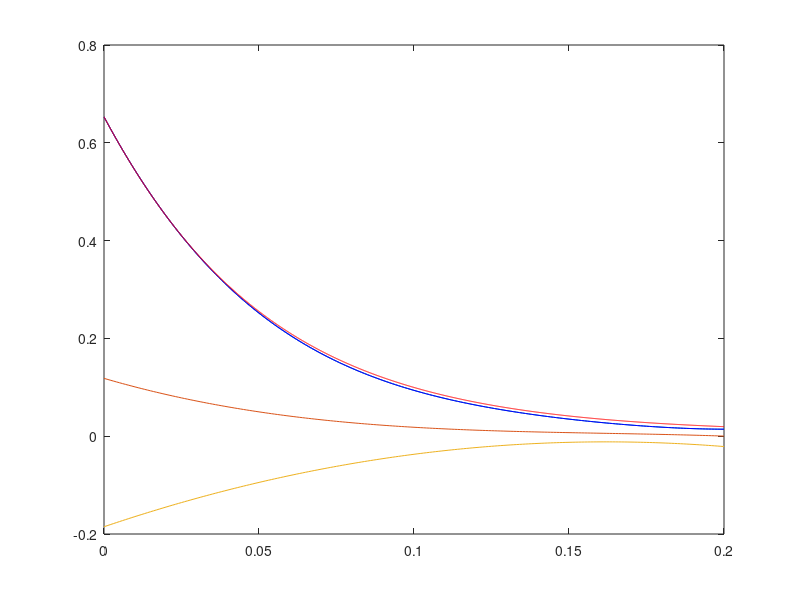

Source code (MATLAB):
clearvars;
degToRad = 2 * pi / 360;
a = 3.16e04 * degToRad;
b = -2.047e04 * degToRad;
c = 5304 * degToRad;
d = -677.8 * degToRad;
e = 37.42 * degToRad;
  
% kp = -1.197216857283312e03;
% kd = -0.078399989905992e03;
% ks = 0.752916589319886e03;

ratio = 1;
ks = -0.008242871639897e03 * ratio;
kd = -0.084492985125687e03 * ratio;
kp = 1.276354765284573e03 * ratio;

endTime = 0.2;

times = 0 : 0.001 : endTime;
count = size(times, 2);
for i = 1 : count
    t = times(i);
    x(i) = a * t^4 + b * t^3 + c * t^2 + d * t + e;
    xdot(i) = -(4 * a * t^3 + 3 * b * t^2 + 2 * c * t + d);
    xddot(i) = -(12 * a * t^2 + 6 * b * t + 2 * c);
    xtrdot(i) = -(24 * a * t + 6 * b);
end
plot(times, x, times, xdot / 100, times, xddot / 1000);
% plot(x, xddot);
A = zeros([count, 3]);
rhs = zeros([count, 1]);

for i = 1 : count
        A(i, 1) = 1;
        A(i, 2) = xdot(i);
        A(i, 3) = x(i);
        rhs(i) = xddot(i);
end

params = A \ rhs

% plot(x, xddot);
timeStep = 0.0001;
newTimes = 0 : timeStep : endTime;
count = size(newTimes, 2);

recoveredXDot(1) = xdot(1);
recoveredX(1) = x(1);

for i = 2 : count
%     xTrDot = 24 * a * ((i - 1) * timeStep) + 6 * b;
    recoveredAcc = kp * recoveredX(i - 1) + kd * recoveredXDot(i - 1) + ks;
    recoveredXDot(i) = recoveredXDot(i - 1) + timeStep * recoveredAcc;
    recoveredX(i) = recoveredX(i - 1) - timeStep * recoveredXDot(i);
end
hold on;
plot(times, x, 'b');
plot(newTimes, recoveredX, 'r');


